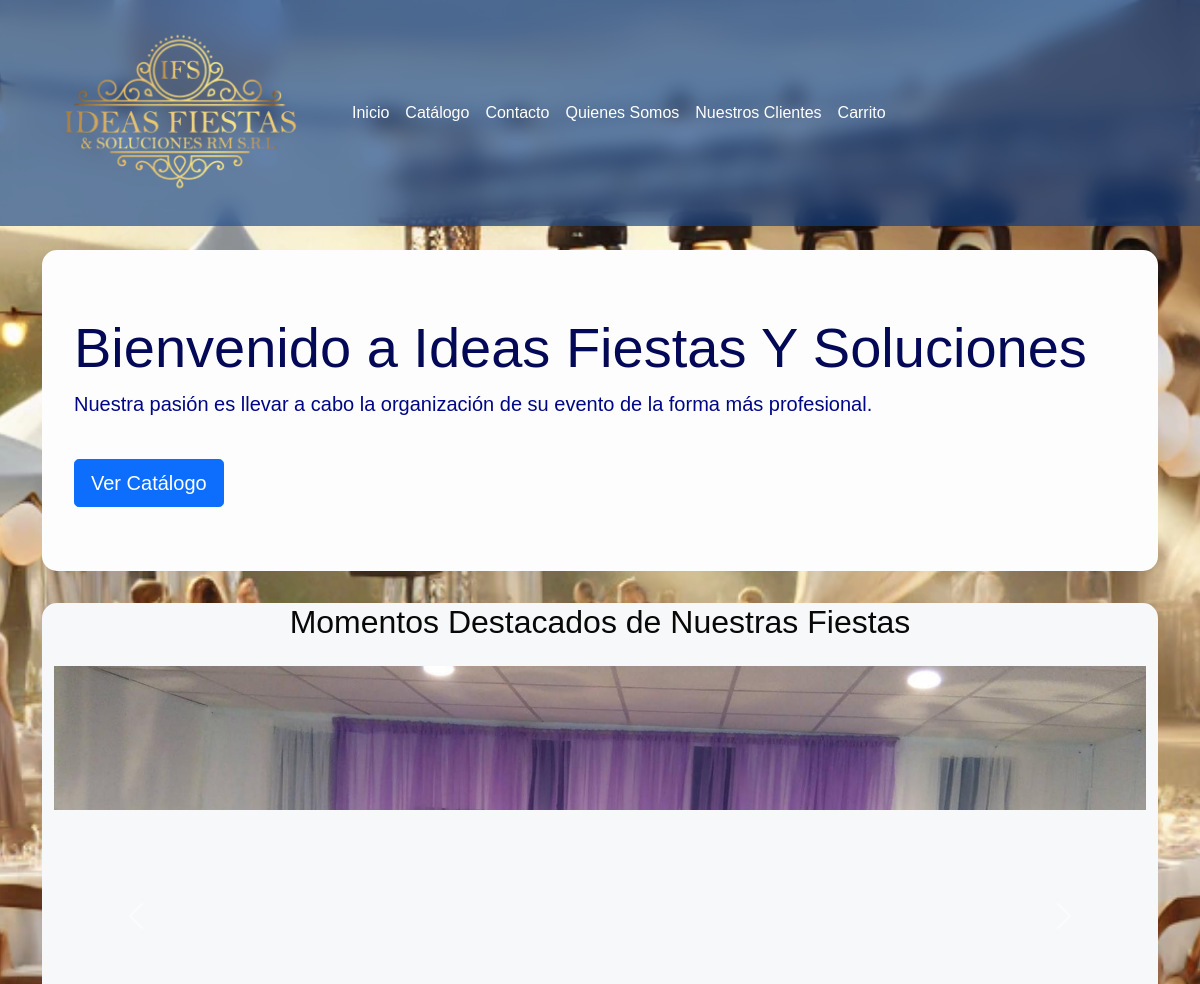
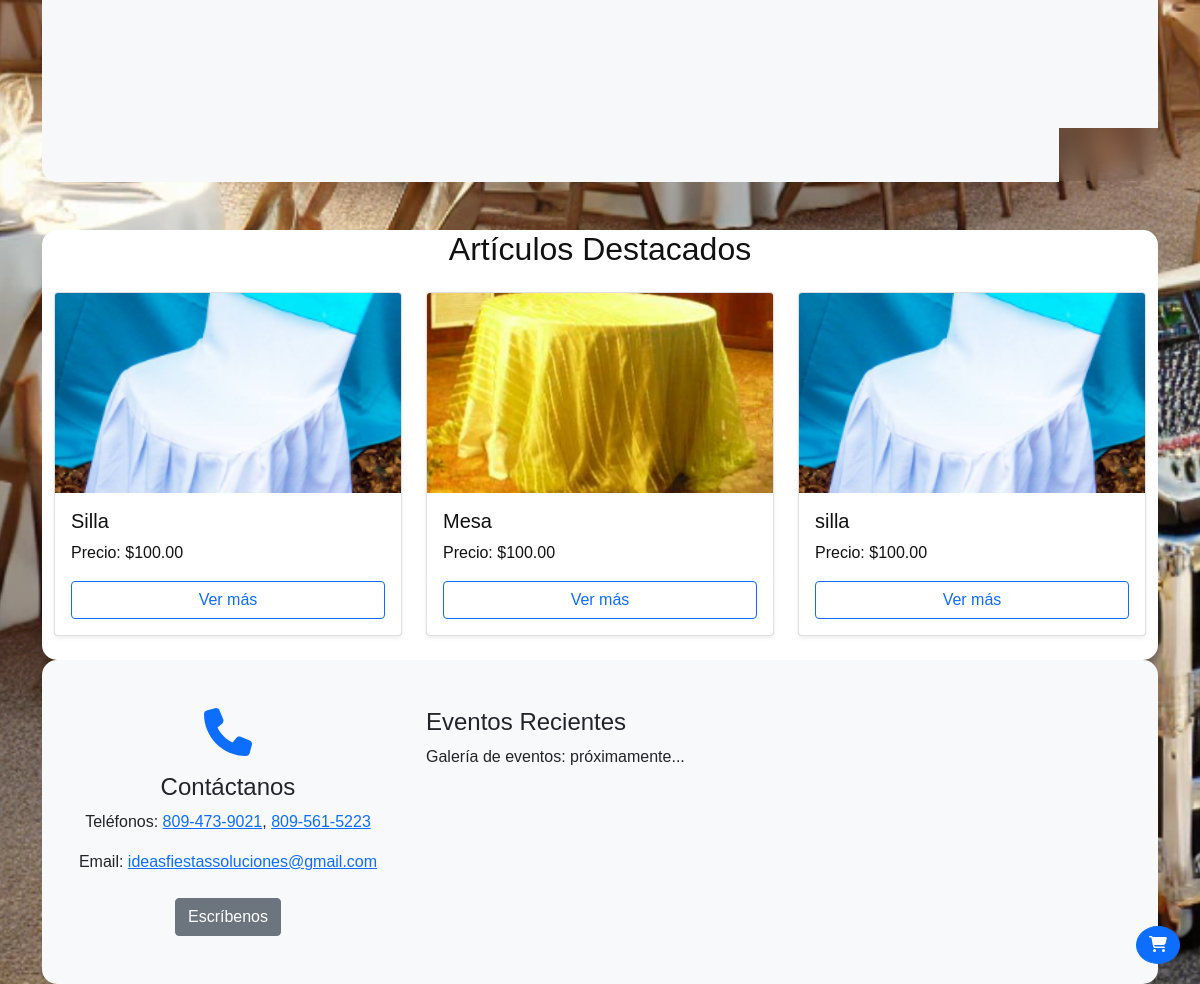
The page / on the database its author committed (2 pictures, top to bottom).
### core/models.py (models this page shows, shortened)
class Articulo(models.Model):
    id = models.AutoField(primary_key=True)
    codigo = models.CharField(max_length=100, unique=True, default='default_code')  # Default temporal
    nombre = models.CharField(max_length=200)
    descripcion = models.TextField()
    precio = models.DecimalField(max_digits=10, decimal_places=2)
    cantidad = models.IntegerField()
    categoria = models.ForeignKey(Categoria, on_delete=models.CASCADE)
    imagen = models.ImageField(upload_to='articulos/', null=True, blank=True)

### core/views.py (the view)
# urls.py: path('', views.home, name='home'),
def home(request):
    articulos_destacados = Articulo.objects.all()[:3]
    return render(request, 'core/home.html', {'articulos_destacados': articulos_destacados})

### core/templates/core/home.html (shortened to what this page needs)
{% extends 'core/base.html' %}
{% load static %}
{% block content %}
<div class="jumbotron text-white" style="background-color: rgb(253, 253, 253); border-radius: 15px;">
    <h1 class="display-4" style="color: rgb(3, 8, 87);">Bienvenido a Ideas Fiestas Y Soluciones</h1>
    <p class="lead" style="color: rgb(0, 7, 132);">Nuestra pasión es llevar a cabo la organización de su evento de la forma más profesional.</p>
    <a class="btn btn-primary btn-lg mt-4" href="{% url 'catalogo' %}" role="button">Ver Catálogo</a>
</div>
<section class="container mt-5-1" style="background-color:rgb(247, 248, 249); backdrop-filter: blur(10px); -webkit-backdrop-filter: blur(10px); color: rgb(8, 8, 8); border-radius: 15px;" >
    <h2 class="text-center mb-4">Momentos Destacados de Nuestras Fiestas</h2>
    <div id="fiestasCarousel" class="carousel slide" data-bs-ride="carousel" data-bs-interval="3000">
        <div class="carousel-inner">
            <div class="carousel-item active">
                <img src="{% static 'imagenesplantilla/fiesta1.jpg' %}" class="d-block w-100" alt="Fiesta 1" style="height: 500px; object-fit: cover;">
            </div>
        </div>
        <a class="carousel-control-prev" href="#fiestasCarousel" role="button" data-bs-slide="prev">
            <span class="carousel-control-prev-icon" aria-hidden="true"></span>
        </a>
        <a class="carousel-control-next" href="#fiestasCarousel" role="button" data-bs-slide="next">
            <span class="carousel-control-next-icon" aria-hidden="true"></span>
        </a>
    </div>
</section>
<section class="container mt-5" style="background-color:rgb(255, 255, 255); backdrop-filter: blur(10px); -webkit-backdrop-filter: blur(10px); color: rgb(17, 17, 17); border-radius: 15px;" >
    <h2 class="text-center mb-4" >Artículos Destacados</h2>
    <div class="row">
        {% for articulo in articulos_destacados %}
        <div class="col-md-4 mb-4">
            <div class="card shadow-sm">
                <img src="{{ articulo.imagen.url }}" class="card-img-top" alt="{{ articulo.nombre }}" style="height: 200px; object-fit: cover;">
                <div class="card-body">
                    <h5 class="card-title">{{ articulo.nombre }}</h5>
                    <p class="card-text">Precio: ${{ articulo.precio }}</p>
                    <a href="{% url 'catalogo' %}" class="btn btn-outline-primary btn-block">Ver más</a>
                </div>
            </div>
        </div>
        {% endfor %}
    </div>
</section>
<section class="bg-light py-5" style="border-radius: 15px;">
    <div class="container">
        <div class="row">
            <div class="col-md-4 text-center">
                <i class="fas fa-phone fa-3x text-primary mb-3"></i>
                <h4>Contáctanos</h4>
                <p>Teléfonos: <a href="tel:+8094739021">809-473-9021</a>, <a href="tel:+8095615223">809-561-5223</a></p>
                <p>Email: <a href="mailto:ideasfiestassoluciones@gmail.com">ideasfiestassoluciones@gmail.com</a></p>
                <a href="{% url 'contacto' %}" class="btn btn-secondary mt-2">Escríbenos</a>
            </div>
            <div class="col-md-8">
                <h4>Eventos Recientes</h4>
                <p>Galería de eventos: próximamente...</p>
            </div>
        </div>
    </div>
</section>
{% endblock %}

### core/static/core/css/styles.css (style rules this page uses)
body { font-family: Arial, sans-serif; }
.card-img-top { height: 200px; object-fit: cover; }

### rows shown on the page
Articulo: imagen (picture), nombre "Silla", precio "100.00"
Articulo: imagen (picture), nombre "Mesa", precio "100.00"
Articulo: imagen (picture), nombre "silla", precio "100.00"
